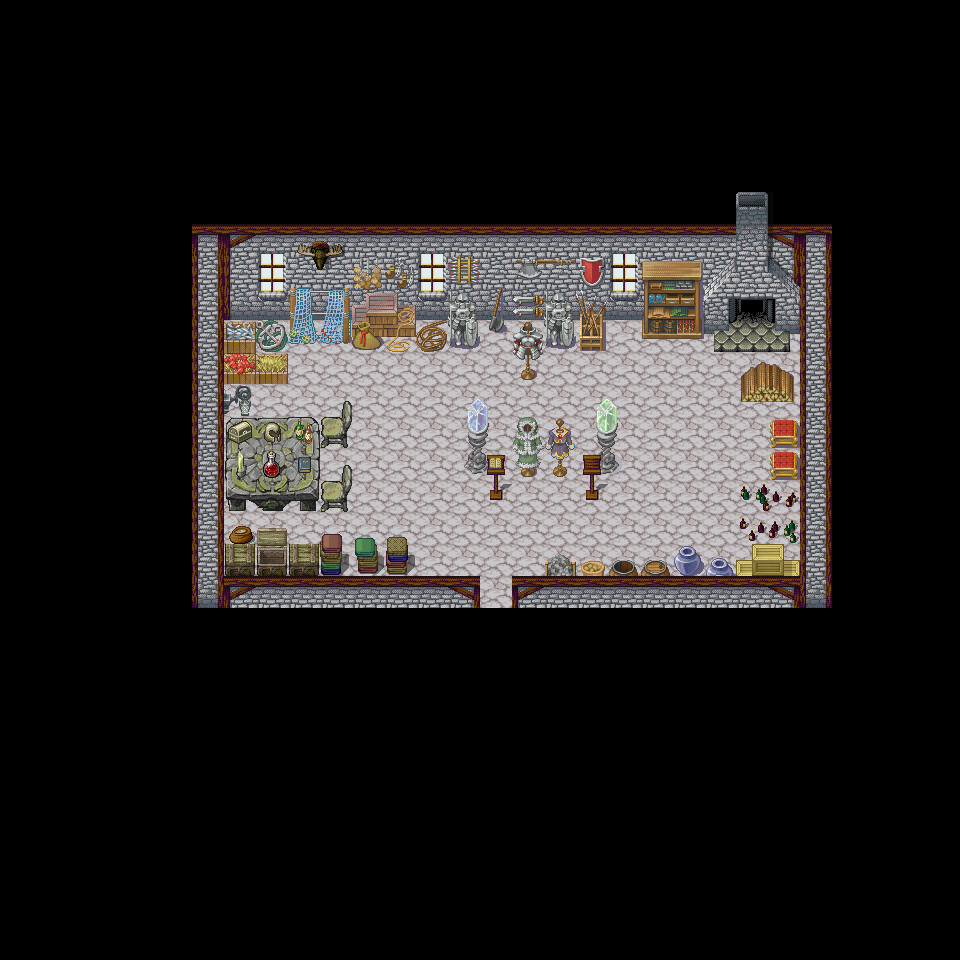

A 2D game scene composited from a Tiled map and its tileset images. What follows is a short description and the map's XML, with each tile layer's data collapsed to a summary:
An orthogonal 30x30 tile map with 32x32 px tiles, 4 tile layers (Piso, Paredes, Decorado, sobre), 6 tilesets and 21 objects (clavLevelEntity, NPCPlayer).

<map version="1.0" orientation="orthogonal" renderorder="right-down" width="30" height="30" tilewidth="32" tileheight="32" backgroundcolor="#000000" nextobjectid="89">
 <tileset firstgid="1" name="building_interior_objects_01" tilewidth="32" tileheight="32">
  <image source="tileset/building_interior_objects_01.png" width="512" height="512" />
 </tileset>
 <tileset firstgid="257" name="mountain_house_interior" tilewidth="32" tileheight="32">
  <image source="tileset/mountain_house_interior.png" width="512" height="512" />
 </tileset>
 <tileset firstgid="513" name="Inq XP MI- Medieval Indoors" tilewidth="32" tileheight="32">
  <image source="tileset/Inq XP MI- Medieval Indoors.png" width="256" height="8704" />
 </tileset>
 <tileset firstgid="2689" name="supertileset" tilewidth="32" tileheight="32">
  <image source="tileset/supertileset.png" width="256" height="29000" />
 </tileset>
 <tileset firstgid="9937" name="tilemap" tilewidth="32" tileheight="32">
  <image source="tileset/tilemap.png" width="512" height="544" />
 </tileset>
 <tileset firstgid="10209" name="tileset_1_rpgmaker_xp_by_mataraelfay-d4hnete" tilewidth="32" tileheight="32">
  <image source="tileset/tileset_1_rpgmaker_xp_by_mataraelfay-d4hnete.png" width="256" height="6000" />
 </tileset>
 <layer name="Piso" width="30" height="30">
  <data>[900 cells, 144 non-empty, 1 distinct tile ids]</data>
 </layer>
 <layer name="Paredes" width="30" height="30">
  <data>[900 cells, 96 non-empty, 13 distinct tile ids]</data>
 </layer>
 <layer name="Decorado" width="30" height="30">
  <data>[900 cells, 117 non-empty, 105 distinct tile ids]</data>
 </layer>
 <layer name="sobre" width="30" height="30">
  <data>[900 cells, 14 non-empty, 13 distinct tile ids]</data>
 </layer>
 <objectgroup color="#02faea" name="Triggers">
  <object id="65" name="clavLevelEntity" x="480" y="576" width="32" height="32">
   <properties>
    <property name="duration" value="250" />
    <property name="fade" value="#000000" />
    <property name="spawn" value="out_items" />
    <property name="to" value="ciudad" />
   </properties>
  </object>
 </objectgroup>
 <objectgroup name="collision">
  <object id="66" x="192" y="224" width="32" height="384" />
  <object id="67" x="800" y="224" width="32" height="384" />
  <object id="68" x="512" y="576" width="288" height="32" />
  <object id="70" x="768" y="416" width="32" height="64" />
  <object id="71" x="736" y="480" width="64" height="64" />
  <object id="72" x="736" y="384" width="64" height="32" />
  <object id="73" x="224" y="224" width="384" height="128" />
  <object id="76" x="608" y="224" width="32" height="96" />
  <object id="77" x="640" y="224" width="160" height="128" />
  <object id="78" x="224" y="352" width="64" height="32" />
  <object id="79" x="224" y="416" width="96" height="96" />
  <object id="80" x="224" y="544" width="192" height="32" />
  <object id="81" x="224" y="512" width="32" height="32" />
  <object id="83" x="448" y="448" width="192" height="32" />
  <object id="84" x="480" y="480" width="32" height="32" />
  <object id="85" x="576" y="480" width="32" height="32" />
  <object id="86" x="512" y="352" width="32" height="32" />
  <object id="87" x="672" y="544" width="32" height="32" />
 </objectgroup>
 <objectgroup color="#ffd100" name="Spawns">
  <object id="64" x="480" y="544" width="32" height="32">
   <properties>
    <property name="direction" value="run-down" />
    <property name="spawn" value="in" />
   </properties>
  </object>
 </objectgroup>
 <objectgroup color="#ff0000" name="NPC">
  <object id="88" name="NPCPlayer" x="641" y="384" width="32" height="32">
   <properties>
    <property name="nombre" value="melisa" />
    <property name="z" value="9" />
   </properties>
  </object>
 </objectgroup>
</map>
